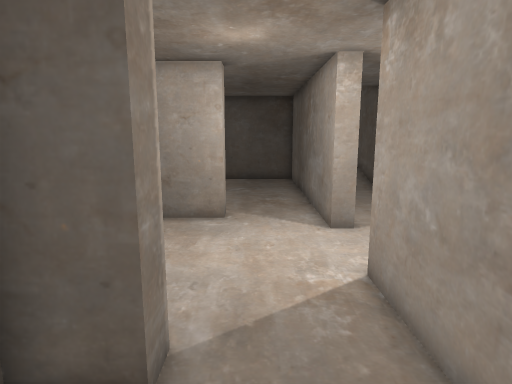
view 1 (above)

18 first-person views from a walk through a Unity game level. The camera is 1.4 m above the floor, tilts 10° down and sees 75° across. The floor is counted in squares, 0.5 m on a side. Each view is taken from the middle of a square. On the plan, view 1 faces up. The plan holds only what a view shows up to about 20 squares ahead; the rest is blank. The place goes on beyond the plan. The player is left out. Door leaves are left out, so doorways stand open.

view 2
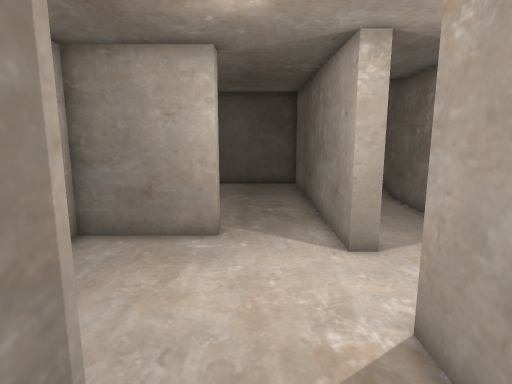

view 3
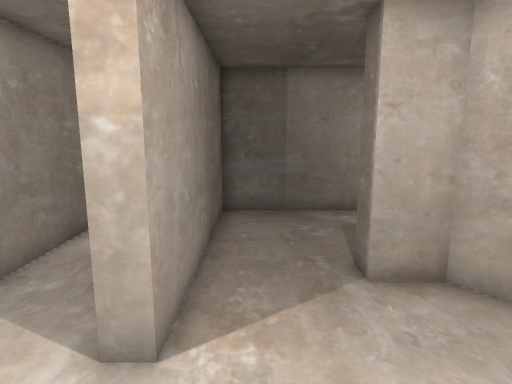

view 4
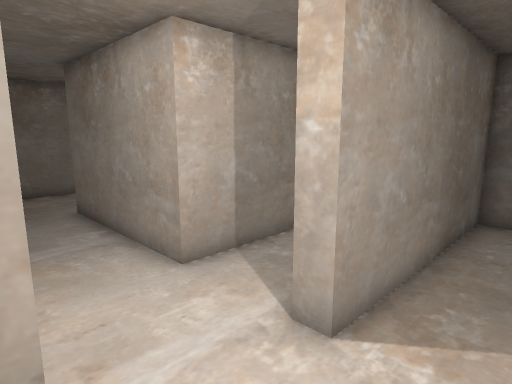

view 5
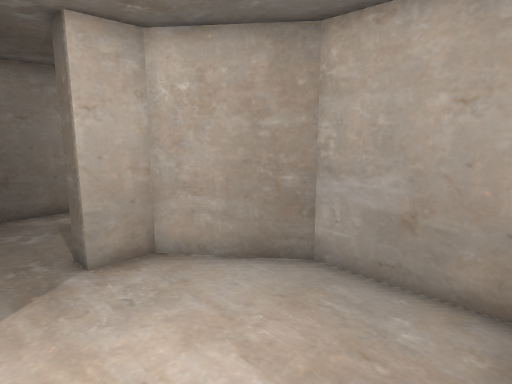

view 6
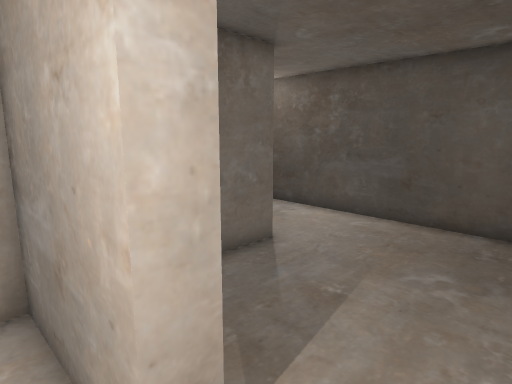

view 7
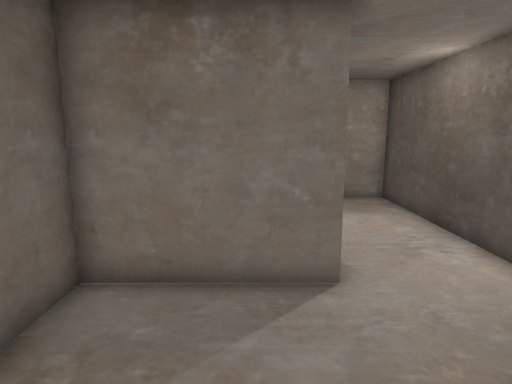

view 8
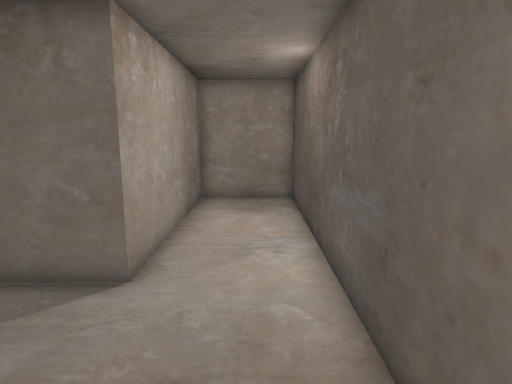

view 9
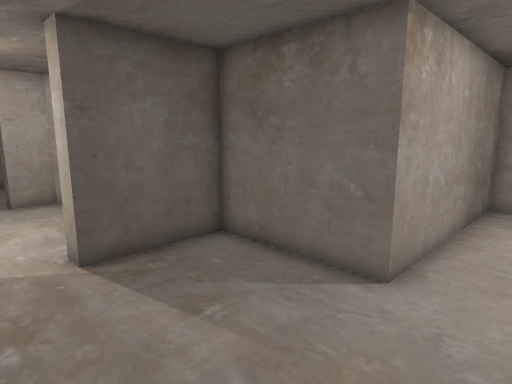

view 10
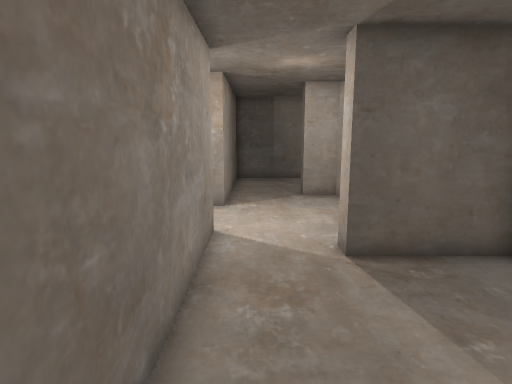

view 11
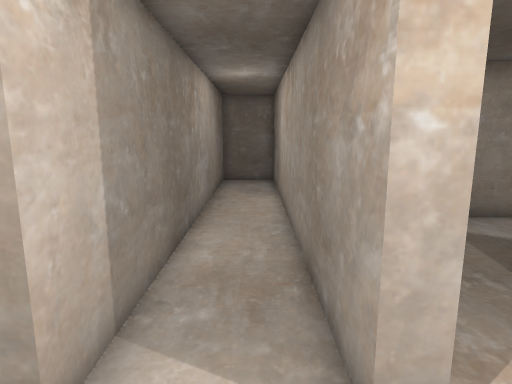

view 12
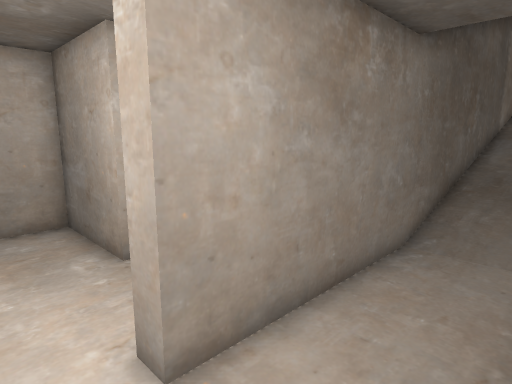

view 13
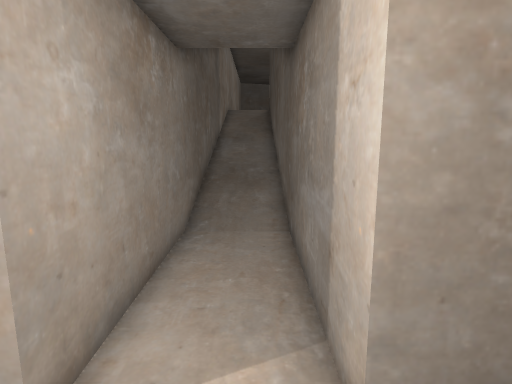

view 14
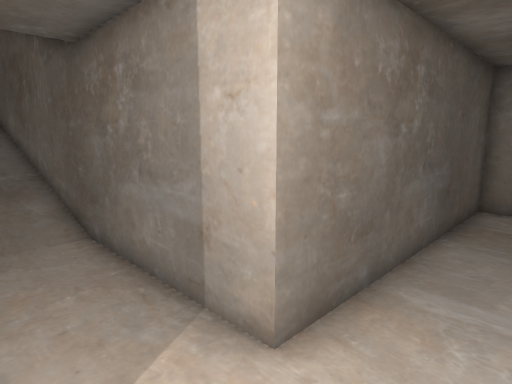

view 15
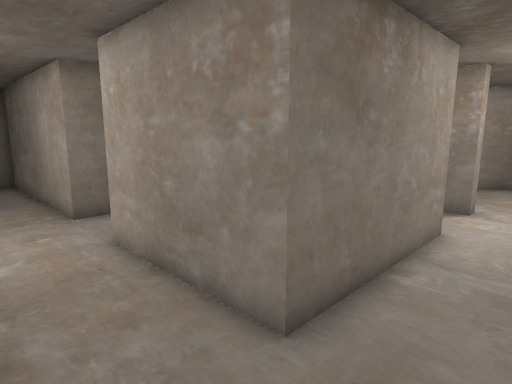

view 16
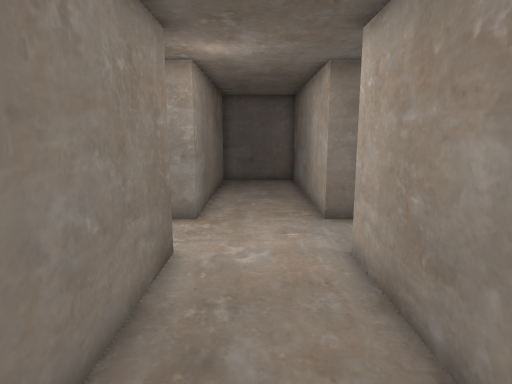

view 17
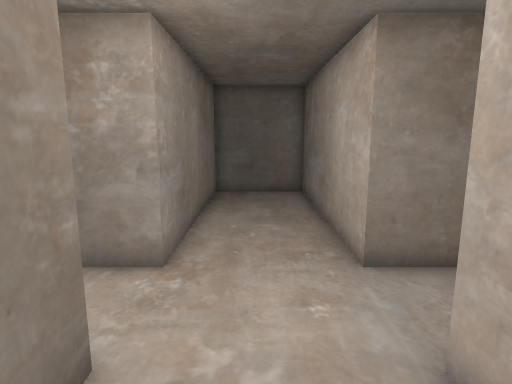

view 18
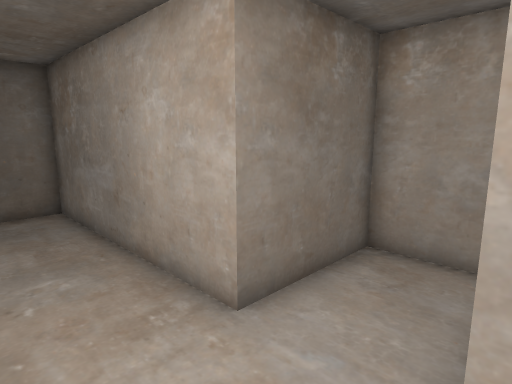

### Floor plan
Key: @ floor where view 1 was taken; # wall or solid block; . floor; / step, stairs or slope.
Columns run from 13 left of view 1 to 19 right of it. Each row starts with its distance up from view 1.
 29                 #
 28                 #  #
 27                 #//#
 26                 #//#
 25                 #//#
 24                 #//#
 23                 #//#
 22                 #//#
 21                ##//#
 20 #################//#
 19 ...............##//#
 18 ...............##//#
 17 #########......##..#
 16         #......##..#
 15         #......##..#
 14         #......##..#
 13         #......##..#
 12         #####..##..#
 11         #####..##..#
 10         #......##..############
  9         #.....................#
  8         #.................... #
  7         #.....................#
  6         ##.....##..########...#
  5          ##....##..#      #...#
  4           ###..##..#      #...#
  3           ###..##..#      #...#
  2            ....##..#      #...#
  1            ....##..#      #...#
  0           ...@.##..# #    ....#
 -1          ......##..# #..........
 -2         #########..# #..........
 -3                 #..# ######...###
 -4                 #..#      #...#
 -5                 #..#      #...#
 -6                 #..#      #...#
 -7                 #..#      #...#
 -8                 #..#      #...#
 -9                 #..#      #...#
-10                 #..#      #...#
-11                 ####      #...#
-12                           #####

Positions as (right, up) in squares from view 1, and headings:
1: (0, 0), facing up
2: (0, 2), facing up
3: (1, 10), facing down
4: (0, 10), facing down-right
5: (1, 11), facing down-left
6: (1, 10), facing up-left
7: (1, 15), facing left
8: (1, 19), facing left
9: (1, 19), facing down-left
10: (1, 19), facing down
11: (4, 9), facing down
12: (6, 8), facing up-left
13: (5, 7), facing up
14: (3, 7), facing up-right
15: (16, 9), facing down-left
16: (15, 8), facing down
17: (15, 4), facing down
18: (16, 1), facing down-left
